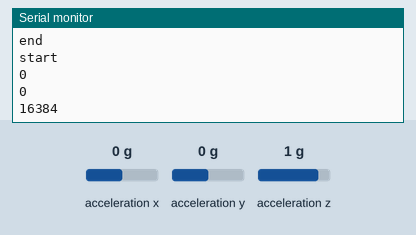
Simulated run of this sketch. Board: Arduino Uno, built with avr-gcc and run on an emulated ATmega328P. Parts: the last lines printed to the serial monitor. Wiring (inferred from the names in the program): MPU-6050 motion sensor at I2C address 0x68. The test bench sets the inputs (shaded band); at power-on: acceleration z 1 g, acceleration x 0 g, acceleration y 0 g.

Above: at 1.2 s.
1.3 s: acceleration z set to -1.4 g
At 2.0 s:
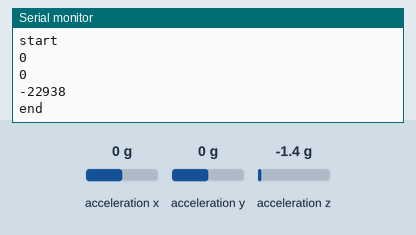
4.3 s: acceleration x set to -0.8 g
5.8 s: acceleration x set to 0.8 g
8.8 s: acceleration y set to -1.4 g
At 9.7 s:
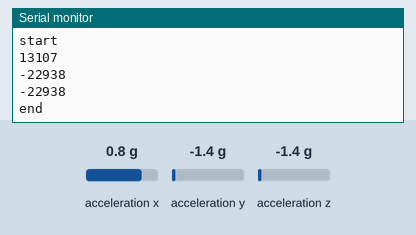
Timing chart, 0 to 11.3 s (numbered marks = the images above; inputs shaded):
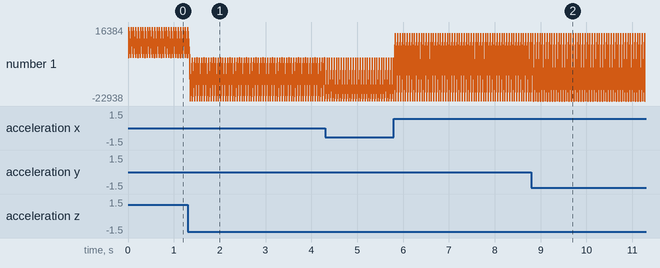

The sketch:

Accelerometer.ino
```cpp
#include<Wire.h>
const int MPU_address = 0x68; // I2C 7-bit address AD0 pin plugged into ground
int16_t AcX,AcY,AcZ;

/*
 * INT - interrupt pin D2
 * AD0 - Either GND or no connection
 * XCL -
 * XDA -
 * SDA - A4
 * SCL - A5
 * GND - GND
 * VCC - 5v
 *
 */

void setup() {
  Wire.begin(); // join the Arduino and MPU together
  Wire.beginTransmission(MPU_address); // begin transmission to slave device
  Wire.write(0x6B); // writes bytes to device PWR_MGMT_1 register
  Wire.write(0);  // sends 0 to wake up MPU-6050 writing to PWR_MGMT_1 register
  Wire.endTransmission(true);

  // Changes the full scale range of the MPU 6050 for appropriate sensitivity
  Wire.beginTransmission(MPU_address);
  Wire.write(0x1C);
  Wire.write(1);
  Wire.endTransmission(true);
  Serial.begin(9600);

}

void loop() {
    Wire.beginTransmission(MPU_address);
    Wire.write(0x3B); // starting with regoster 0x3B (ACCEL_XOUT_H)
    Wire.endTransmission(false);
    Wire.requestFrom(MPU_address,6,true); //request 14 registers, 3 Ac, 3 Gyro, 1 temp each 2 registers
     // read bits 15-0 in groups of 8 bits (bits 15-8 shifted over 8 bits)
     // read Accelerometer values
    AcX = Wire.read()<<8|Wire.read();
    AcY = Wire.read()<<8|Wire.read();
    AcZ = Wire.read()<<8|Wire.read();
    Serial.println("start");
    Serial.println(AcX);
    Serial.println(AcY);
    Serial.println(AcZ);
    Serial.println("end");
    /*Tmp = Wire.read()<<8|Wire.read();
    GyX = Wire.read()<<8|Wire.read();
    GyY = Wire.read()<<8|Wire.read();
    GyZ = Wire.read()<<8|Wire.read();*/
    delay(50);
}
```

Measured:
- after the input at 1.3 s, the serial monitor: prints a new line after 0.05 s (image 1)
- plotted number 1: 0 → -22938 after the input at 1.3 s
